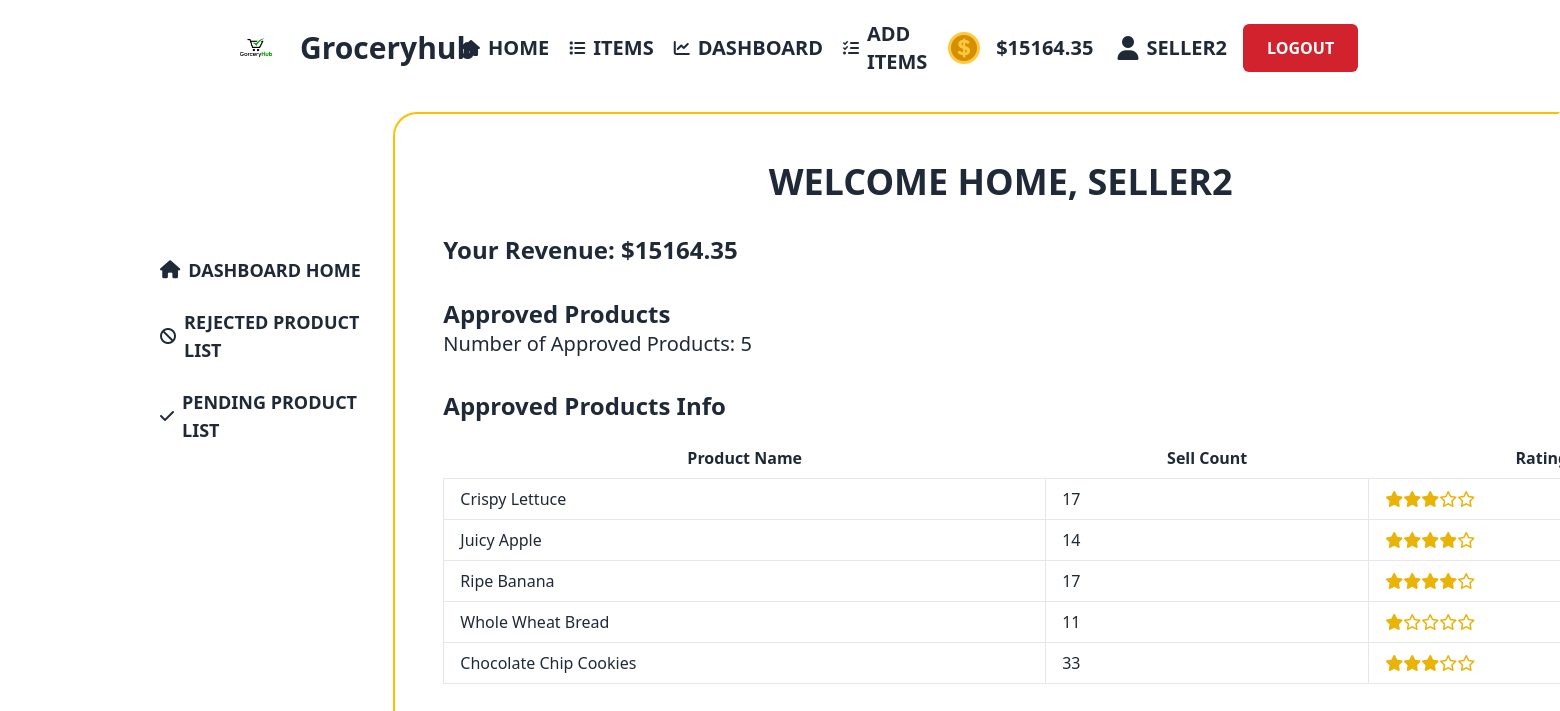
The app's page /src/viewer/sellerdashboard.php (signed in) with its own data.
### tables this page shows
CREATE TABLE `products` (
  `productId` int(11) NOT NULL,
  `name` varchar(50) NOT NULL,
  `imgurl` varchar(60) DEFAULT NULL,
  `price` decimal(10,2) NOT NULL,
  `ammount` text DEFAULT NULL,
  `publishdate` date NOT NULL,
  `selleremail` varchar(60) DEFAULT NULL,
  `cartcount` int(11) DEFAULT NULL,
  `category` varchar(50) NOT NULL,
  `status` varchar(20) DEFAULT NULL,
  `rating` float DEFAULT NULL,
  `numOfPeople` int(11) DEFAULT 0
);

### src/viewer/sellerdashboard.php (the view, shortened to what this page needs)
<!DOCTYPE html>
<html data-theme="light" lang="en" style="scroll-behavior: smooth;">
<head>
    <link href="https://cdn.jsdelivr.net/npm/daisyui@4.7.3/dist/full.min.css" rel="stylesheet" type="text/css" />
    <script src="https://cdn.tailwindcss.com"></script>
</head>
<body>
    <header>
      <?php include 'navbar1.php'; ?>
    </header>
    <main>
      <section class="pl-40 pt-4 h-screen">
        <div class="grid grid-cols-6">
          <div class="mt-16">
            <?php include 'sidebar2.php'; ?>
          </div>
          <div class="col-span-5 bg-white rounded-tl-3xl h-screen pl-12 pt-12 border-2 border-solid border-l-yellowPrimary border-t-yellowPrimary border-r-transparent border-b-transparent">
            <?php
            require_once('DBconnect.php');
            $useremail = $_COOKIE['email'];
            $username = $_COOKIE['username'];
            ?>
            <div>
              <h1 class="text-4xl font-bold uppercase text-center mb-8">Welcome home, <?php echo $username; ?></h1>
            </div>
            <div class="mb-8">
              <h2 class="text-2xl font-semibold">Your Revenue: $<?php echo $_COOKIE['revenue']; ?></h2>
            </div>
            <div class="mb-8">
              <h2 class="text-2xl font-semibold">Approved Products</h2>
              <?php
              $sql = "SELECT COUNT(*) as count FROM products WHERE status='published' AND selleremail='$useremail'";
              $result = mysqli_query($conn, $sql);
              $row = mysqli_fetch_assoc($result);
              $approvedCount = $row['count'];
              ?>
              <p class="text-xl">Number of Approved Products: <?php echo $approvedCount; ?></p>
            </div>
            <div>
              <h2 class="text-2xl font-semibold mb-4">Approved Products Info</h2>
              <table class="table-auto w-[80rem]">
                <thead>
                  <tr>
                    <th class="px-4 py-2">Product Name</th>
                    <th class="px-4 py-2">Sell Count</th>
                    <th class="px-4 py-2">Ratings</th>
                  </tr>
                </thead>
                <tbody>
                  <?php
                  $sql = "SELECT name, cartcount, rating FROM products WHERE status='published' AND selleremail='$useremail'";
                  $result = mysqli_query($conn, $sql);
                  while ($row = mysqli_fetch_assoc($result)) {
                    echo "<tr>";
                    echo "<td class='border px-4 py-2'>" . $row['name'] . "</td>";
                    echo "<td class='border px-4 py-2'>" . $row['cartcount'] . "</td>";
                    $rating = intval($row['rating']);
                    echo "<td class='border px-4 py-2'>";
                    for ($i = 0; $i < 5; $i++) {
                      if ($i < $rating) {
                      echo "<i class='fas fa-star text-yellow-500'></i>";
                      } else {
                      echo "<i class='far fa-star text-yellow-500'></i>";
                      }
                    }
                    echo "</td>";
                    echo "</tr>";
                  }
                  ?>
                </tbody>
              </table>
            </div>
          </div>
        </div>
      </section>
    </main>
</body>
</html>

### records on screen
products: name "Crispy Lettuce", cartcount "17"
products: name "Juicy Apple", cartcount "14"
products: name "Ripe Banana", cartcount "17"
products: name "Whole Wheat Bread", cartcount "11", rating 1 (drawn)
products: name "Chocolate Chip Cookies", cartcount "33"

### other values on screen
$revenue "15164.35"
$username "SELLER2"
$_COOKIE['revenue'] "15164.35"
$approvedCount "5"
